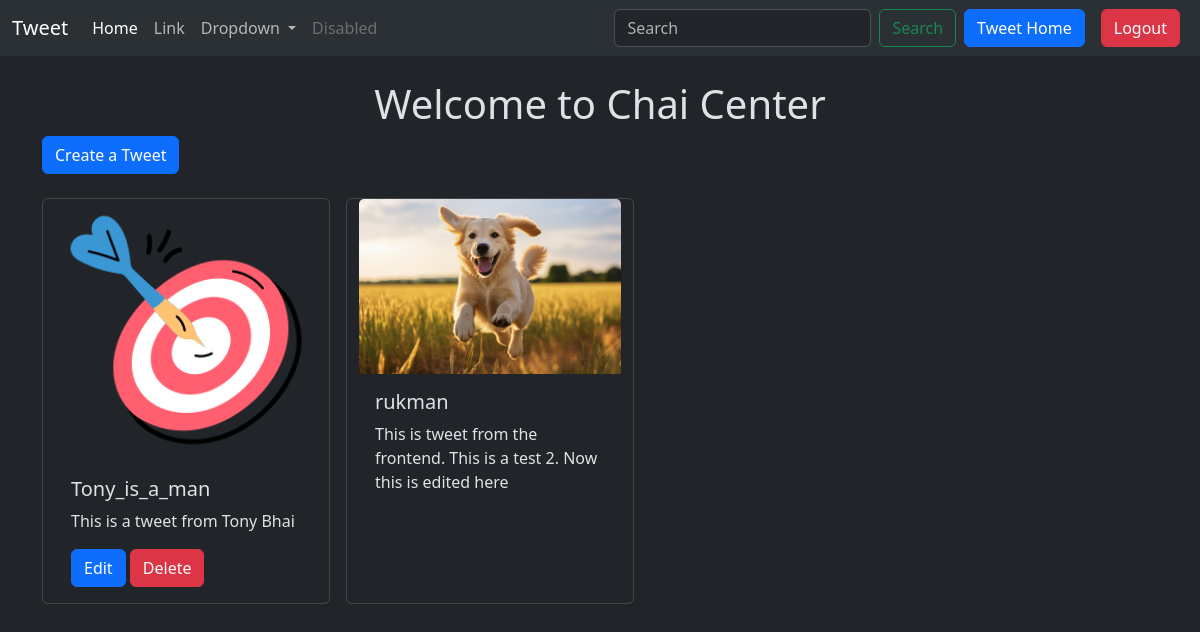
Page /tweet/ (signed in) on the committed database.
### tweet/models.py (models this page shows, shortened)
class Tweet(models.Model):
    user = models.ForeignKey(User, on_delete=models.CASCADE)
    text= models.TextField(max_length=240)
    photo= models.ImageField(upload_to='photos/', blank=True, null=True)
    created_at= models.DateTimeField(auto_now_add=True)
    updated_at= models.DateTimeField(auto_now=True)

### tweet/views.py (the view)
# urls.py: path('', views.tweet_list, name='tweet_list'),
def tweet_list(request):
    tweets =Tweet.objects.all().order_by('-created_at')
    return render(request, 'tweet_list.html',{'tweets': tweets})

### tweet/templates/tweet_list.html (shortened to what this page needs)
{% extends "layout.html" %}
{% block content %}
    <h1 class="text-center mt-4">Welcome to Chai Center</h1>
    <a href="{% url 'tweet_create' %}" class="btn btn-primary mb-4 ">Create a Tweet</a>
    <div class='container row gap-3'>
        {% for tweet in  tweets%}
        <div class="card" style="width: 18rem;">
            <img src="{{tweet.photo.url}}" class="card-img-top" alt="...">
            <div class="card-body">
                <h5 class="card-title">{{tweet.user.username}}</h5>
                <p class="card-text">{{tweet.text}}</p>
                {%if tweet.user == request.user%}
                <a href="{% url 'tweet_edit' tweet.pk %}" class="btn btn-primary">Edit</a>
                <a href="{% url 'tweet_delete' tweet.pk %}" class="btn btn-danger">Delete</a>
                {% endif %}
            </div>
        </div>
        {% endfor %}
    </div>
{% endblock %}

### rows in the picture
Tweet: photo (picture), user.username "Tony_is_a_man", text "This is a tweet from Tony Bhai", shows "Edit"
Tweet: photo (picture), user.username "rukman", text "This is tweet from the frontend. This is a test 2. Now this is edited here"
